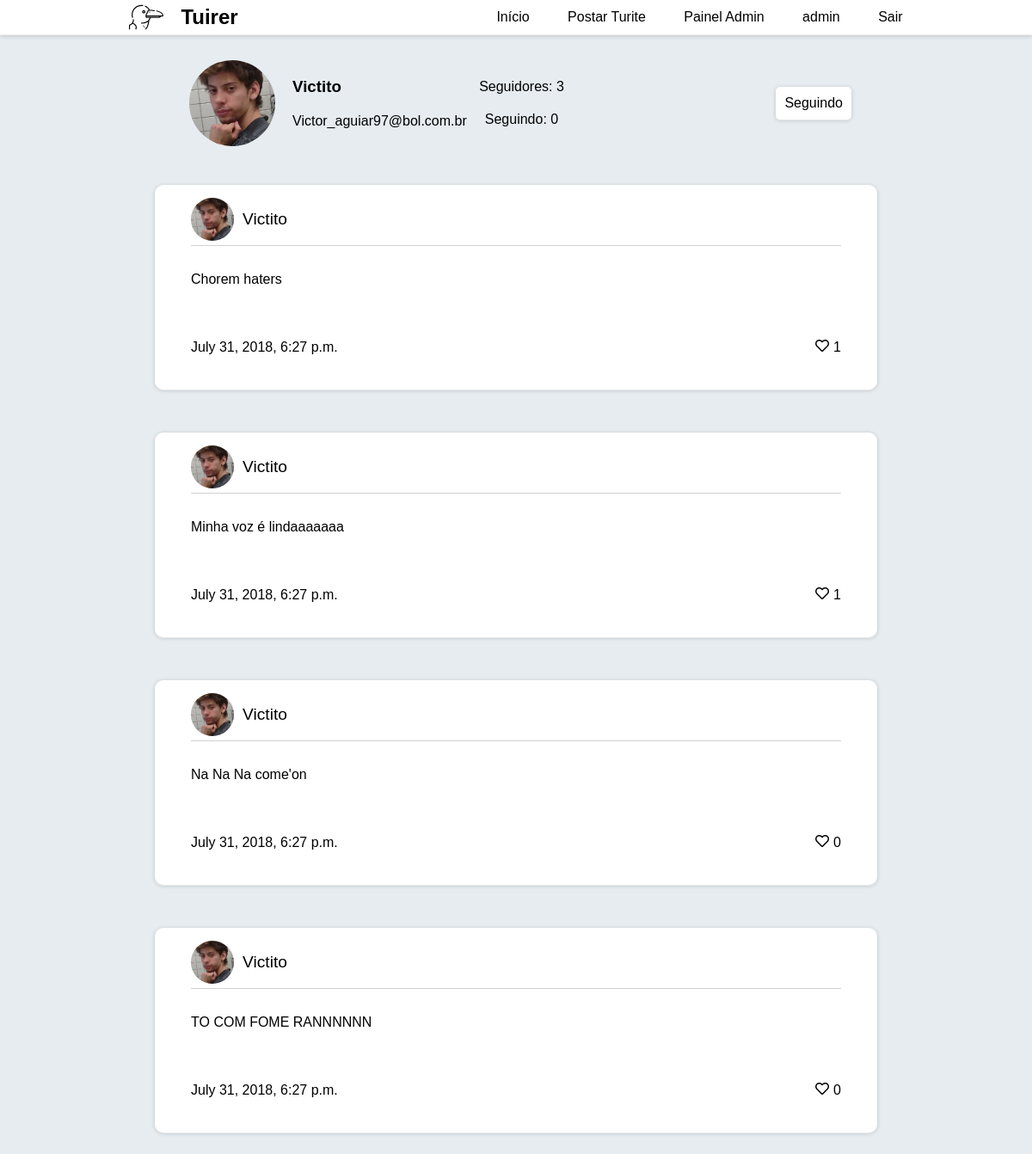
/perfil/2/ (signed in), run on the app's committed database.
### users/models.py (models this page shows)
class User(AbstractUser):
    followers = models.ManyToManyField('self', blank=True)
    following = models.ManyToManyField('self', blank=True)
    picture = models.ImageField('Foto de perfil', default='img/blank-pic.png')
    following = models.ManyToManyField('self', blank = True)
    liked_tuites = models.ManyToManyField('tuites.Tuite', related_name='liked_by')
    @property
    def followers_count(self):
        return self.followers.count()
    @property
    def following_count(self):
        return self.following.count()

### tuites/models.py (models this page shows)
class Tuite(models.Model):
    content = models.CharField('Tuite', max_length=280)
    author = models.ForeignKey('users.User', on_delete=models.CASCADE, related_name='tuites')
    date_created = models.DateTimeField(auto_now_add=True)
    objects = TuitesManager()
    @property
    def likes_count(self):
        return self.liked_by.count()
    def __str__(self):
        return f'{self.content}'
    class Meta:
        ordering = ('content', )

### users/views.py (the view)
# urls.py: path('perfil/<int:pk>/', ProfileView.as_view(), name='profile'),
class ProfileView(DetailView):
    model = User
    template_name = 'profile.html'
    context_object_name = 'profile'

### templates/templatetags/following.py (called while the page is built)
@register.simple_tag(takes_context=True)
def followingBool(context, key):
    user = context.get('user')
    query = User.objects.filter(username=user)[0].following.filter(pk=key).exists()
    if query:
        return 'Seguindo'
    else:
        return 'Seguir'

### templates/templatetags/user_liked.py (called while the page is built)
@register.simple_tag(takes_context=True)
def liked_tuite_heart_icon(context):
    user = context.get('user')
    tuite = context.get('tuite')
    if(user.is_authenticated):
        if user.liked_tuites.filter(id__in=[tuite.id]).exists():
            return "fas fa-heart"
    return "far fa-heart"

### templates/profile.html (shortened to what this page needs)
{% extends 'base.html' %}
{% load staticfiles %}
{% load following %}
{% block body %}
    <div class="profile-container">
        <div>
            <div>
                <img src="{{ profile.picture.url }}" class="profile-image">
            </div>
            <div>
                <h3 class="profile-text">{{ profile.username }}</h3>
                <p class="profile-text">{{ profile.email }}</p>
            </div>
        </div>
        <div>
            <p class="profile-text">Seguidores: {{ profile.following_count }}</p>
            <p class="profile-text">Seguindo: {{ profile.followers_count }}</p>
        </div>
        <div>
            <a href="{% url 'users:follow' profile.pk %}" class="follow-button">{% followingBool profile.pk %}</a>
        </div>
    </div>
    {% for tuite in profile.tuites.all %}
        {% include 'includes/card.html' %}
    {% endfor %}
{% endblock %}

### templates/includes/menu.html
{% load staticfiles %}
<nav id="nav">
    <a href="{% url 'index' %}" id="logo">
        <img src="{% static 'img/albatross.svg' %}" alt="">
        <h1 id="logomarca">Tuirer</h1>
    </a>
    <div id="nav-buttons">
        <a href="{% url 'index' %}">Início</a>
        <a href="{% url 'tuites:post_tuite' %}">Postar Turite</a>
        {% if request.user.is_superuser %}
            <a href="/admin"> Painel Admin</a>
        {% endif %}
        {% if user.is_authenticated %}
            <a href="{% url 'users:profile' request.user.pk %}"> {{ request.user.username }}</a>
            <a href="{% url 'users:logout' %}"> Sair</a>
        {% else %}
            <a href="{% url 'users:login' %}">Login</a>
            <a href="{% url 'users:signup' %}">Cadastro</a>
        {% endif %}
    </div>
</nav>

### templates/includes/card.html
{% load static %}
{% load user_liked %}
<div id="tuite">
    <div id="user-block">
        <img src="{{ tuite.author.picture.url }}" alt="">
        <a href="{% url 'users:profile' tuite.author.pk %}" id="username"> {{ tuite.author }}</a>
    </div>
    <div id="tuite-text">
        {{ tuite }}
    </div>
    <div id="reactions">
        <p>{{ tuite.date_created }}</p>
        <div>
            <a href="{% url 'tuites:like' tuite.id %}" class="like-tuite">
                <i class="{% liked_tuite_heart_icon %}"></i> {{ tuite.likes_count }}
            </a>
        </div>
    </div>
</div>

### static/css/style.css (style rules this page uses)
body { font-family: sans-serif; margin: 0; background: #e6ecf0; display: flex; flex-direction: column; align-items: center; }
#logo { display: flex; flex-direction: row; align-items: center; justify-content: center; }
#logo img { width: 40px; padding: 0 20px 0 0; }
#nav { display: flex; flex-direction: row; justify-content: space-around; background-color: white; width: 100%; align-items: center; position: fixed; box-shadow: 0 1px 1px 0 #ECECEC, 0 2px 5px 0 rgba(0, 0, 0, 0.19); }
#nav-buttons a { border-bottom: 3px solid white; transition: all 0.2s ease-out; }
#nav a { margin: 0 20px 0 20px; color: black; }
#tuite { display: flex; flex-direction: column; align-items: center; justify-content: space-around; background-color: white; width: 70%; margin: 25px 0 25px 0; box-shadow: 0 1px 1px 0 #ECECEC, 0 1px 5px 0 rgba(0, 0, 0, 0.19); border-radius: 10px; }
#user-block { display: flex; flex-direction: row; align-items: center; justify-content: flex-start; width: 90%; border-bottom: 1px solid rgb(209, 209, 209); margin: 10px 0 10px 0; padding: 5px 0 5px 0; }
#user-block img { width: 50px; background-color: #ddd; border-radius: 100%; height: 50px; object-fit: cover; width: 50px; margin: 0 10px 0 0; }
#user-block a { color: black; font-size: 1.2rem; }
#tuite-text { width: 90%; padding: 20px 0 20px 0; }
#reactions { width: 90%; display: flex; flex-direction: row; align-items: center; justify-content: space-between; padding: 20px 0 20px 0; }
#reactions div { display: flex; flex-direction: row; align-items: center; justify-content: center; padding: 20px 0 20px 0; }
#reactions div a { color: black; display: flex; align-items: center; justify-content: space-between; }
#reactions div a i { transition: all 0.1s linear; height: auto; margin: 0 5px 3px 0; }
h1, h2, h3, p { margin: 0; }
.profile-image { background-color: #ddd; border-radius: 100%; height: 100px; object-fit: cover; width: 100px; margin: 20px; }
a, u { text-decoration: none; }

### static/css/profile.css (style rules this page uses)
.profile-container { display: flex; flex-direction: row; align-items: center; justify-content: space-between; padding-top: 10px; width: 70%; }
.profile-container > div { width: 30%; padding: 0 20px; display: flex; flex-direction: column; justify-content: space-between; align-items: center; }
.profile-container div:nth-child(1) { display: flex; flex-direction: row; justify-content: flex-start; align-items: center; }
.profile-container div:nth-child(3) { align-items: flex-end; padding-right: 30px; }
.profile-container div div { display: flex; flex-direction: column; justify-content: space-between; align-items: flex-start; }
.profile-text { padding: 10px 0 10px 0; }
.follow-button { color: black; padding: 10px; background: white; box-shadow: 0 1px 1px 0 #ECECEC, 0 1px 5px 0 rgba(0, 0, 0, 0.19); border-radius: 5px; }

### data on the page
User: user.username "admin"
User: picture (picture), username "Victito", email "Victor_aguiar97@bol.com.br", following_count "3", followers_count "0", id.username "Seguindo"
Tuite: author.picture (picture), author "Victito", content "Chorem haters", date_created "July 31, 2018, 6:27 p.m.", likes_count "1"
Tuite: author.picture (picture), author "Victito", content "Minha voz é lindaaaaaaa", date_created "July 31, 2018, 6:27 p.m.", likes_count "1"
Tuite: author.picture (picture), author "Victito", content "Na Na Na come'on", date_created "July 31, 2018, 6:27 p.m.", likes_count "0"
Tuite: author.picture (picture), author "Victito", content "TO COM FOME RANNNNNN", date_created "July 31, 2018, 6:27 p.m.", likes_count "0"
